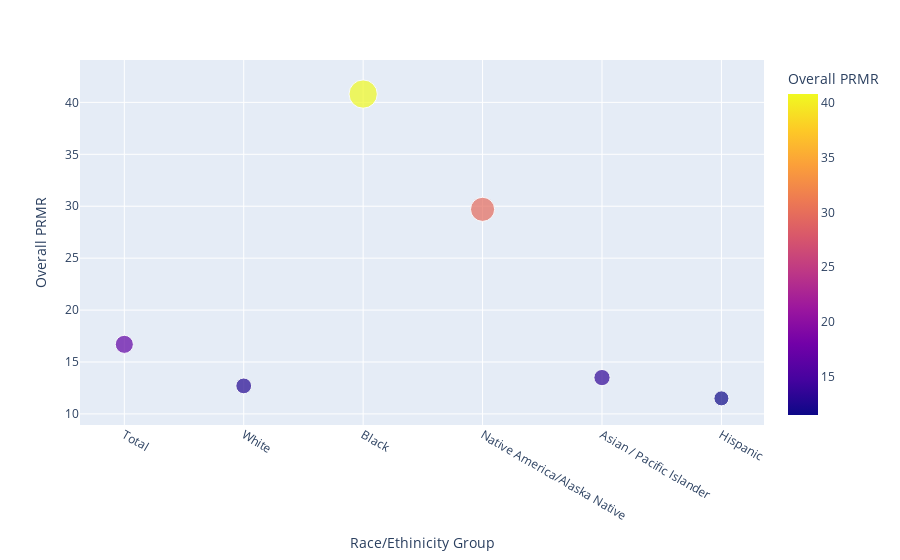

Notebook code cell kept with this figure:
### Code cell
import plotly.express as px
fig1=px.scatter(prmr, x='Race/Ethinicity Group', y='Overall PRMR', color='Overall PRMR', size='Overall PRMR')
fig1.show()

### Figure 1 — Plotly figure (JSON) as saved in the notebook; plotly's stock layout.template omitted (floating-point values rounded to 4 significant figures)
{"data": [{"hovertemplate": "Race/Ethinicity Group=%{x}<br>Overall PRMR=%{marker.color}<extra></extra>", "legendgroup": "", "marker": {"color": [16.7, 12.7, 40.8, 29.7, 13.5, 11.5], "coloraxis": "coloraxis", "size": [16.7, 12.7, 40.8, 29.7, 13.5, 11.5], "sizemode": "area", "sizeref": 0.102, "symbol": "circle"}, "mode": "markers", "name": "", "orientation": "v", "showlegend": false, "type": "scatter", "x": ["Total", "White", "Black", "Native America/Alaska Native", "Asian / Pacific Islander", "Hispanic"], "xaxis": "x", "y": [16.7, 12.7, 40.8, 29.7, 13.5, 11.5], "yaxis": "y"}], "layout": {"coloraxis": {"colorbar": {"title": {"text": "Overall PRMR"}}, "colorscale": [[0, "#0d0887"], [0.1111, "#46039f"], [0.2222, "#7201a8"], [0.3333, "#9c179e"], [0.4444, "#bd3786"], [0.5556, "#d8576b"], [0.6667, "#ed7953"], [0.7778, "#fb9f3a"], [0.8889, "#fdca26"], [1, "#f0f921"]]}, "legend": {"itemsizing": "constant", "tracegroupgap": 0}, "margin": {"t": 60}, "xaxis": {"anchor": "y", "domain": [0, 1], "title": {"text": "Race/Ethinicity Group"}}, "yaxis": {"anchor": "x", "domain": [0, 1], "title": {"text": "Overall PRMR"}}}}
